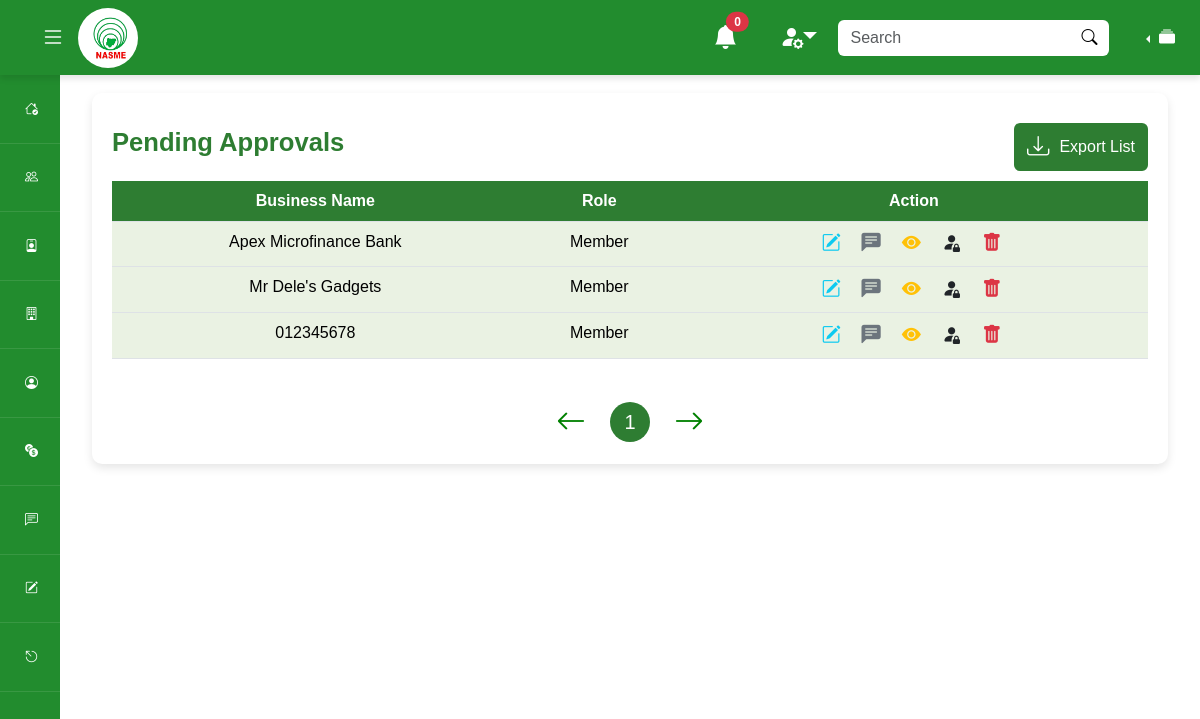
/testadmin/pending-approvals/ (signed in), run on an earlier commit of the app's database.
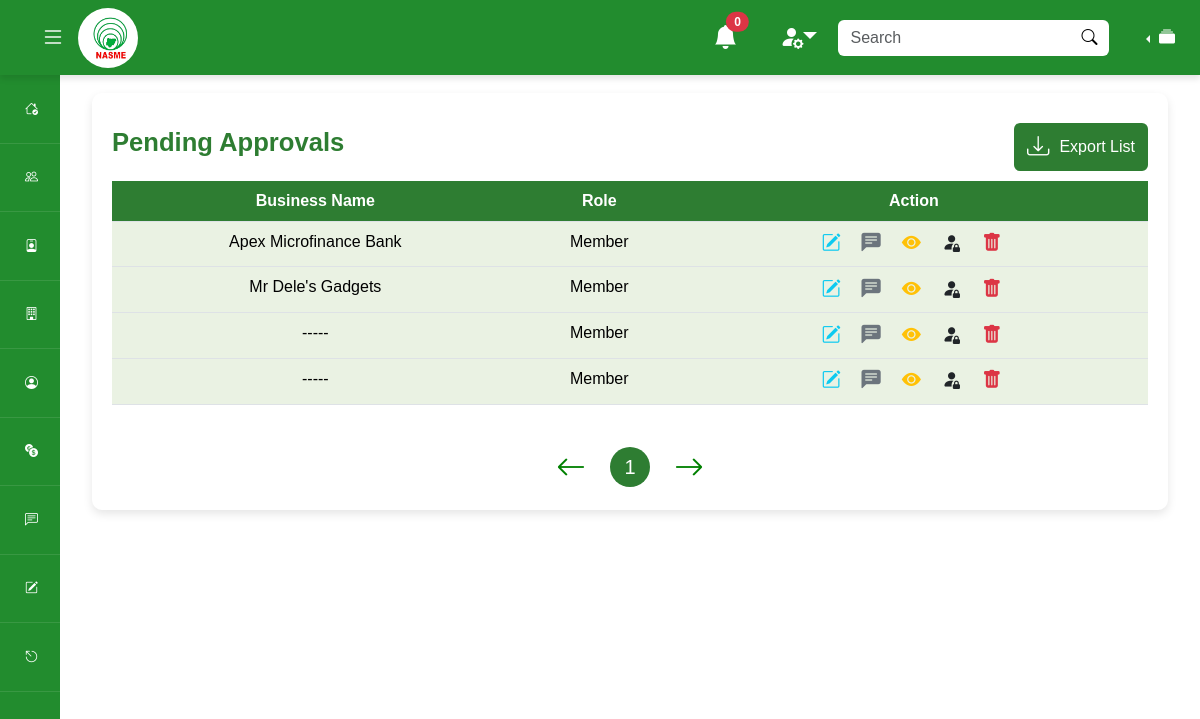
And on a later commit of the database.
### mainapp/models.py (models this page shows, shortened)
class User(AbstractUser):
    profile_pic = models.ImageField(upload_to='profile_pics/', blank=True, null=True)
    phone_num = models.CharField(null=True, max_length=20, validators=[validators.MinLengthValidator(10)])
    dob = models.DateField(auto_now=False, auto_now_add=False, null=True)
    has_filled_profile = models.BooleanField(default=False)
    last_updated = models.DateTimeField(auto_now=True)
    created_at = models.DateTimeField(auto_now_add=True)
    random_id = models.CharField(max_length=24, null=True)
    suspend_message = models.CharField(max_length=500, null=True)
    is_suspended = models.BooleanField(default=False)

class Business(models.Model):
    owner = models.OneToOneField(User, on_delete=models.CASCADE,)
    unit = models.OneToOneField(Unit, on_delete=models.CASCADE, null=True, blank=True)
    name = models.CharField(max_length=200)
    address  = models.CharField(max_length=100)
    about = models.TextField()
    services = models.CharField(max_length=500, help_text='Add services seperated by comma "," ')
    phone_num = models.CharField(max_length=20, null=True)
    email = models.EmailField(max_length=254, null=True)
    class Meta:
        verbose_name = ('Business')
        verbose_name_plural = ('Businesses')

### adminapp/views.py (the view)
# urls.py: path('pending-approvals/', views.pending_approvals, name='pending-approvals'),
def pending_approvals(request):
    if request.user.is_authenticated == False and request.user.is_staff == False:
        return redirect('admin-login')
    users = User.objects.filter(is_active = False)
    users = users.filter(is_suspended = False)
    businesses = Business.objects.all()
    context = {
        'users' : users,
        'businesses' : businesses,
    }
    return render(request, 'adminapp/pending-approvals.html', context)

### adminapp/context_processor.py (called while the page is built)
def global_resources(request):
    all_units = Unit.objects.all()
    context = {
        'units': all_units
    }
    return context

### templates/adminapp/pending-approvals.html (shortened to what this page needs)
{% extends 'partials/base.html' %} {% load static %} {% block styles %}
<link rel="stylesheet" href="{% static 'css/styles.css' %}" />
{% endblock styles %} {% block content %}
<div class="container my-5">
  <div class="row justify-content-center align-items-center">
    <div class="col-lg-12">
      <div class="table-container">
        <div class="table-actions">
          <h2>Pending Approvals</h2>
          <div class="d-flex justify-content-center align-items-center gap-3">
            <button class="btn btn-custom">
              <i class="bi bi-download icon icon-btn"></i>
              <span>Export List</span>
            </button>
          </div>
        </div>
        <div class="table-responsive-xxl">
          <table class="table table-hover">
            <thead>
              <tr>
                <th class="text-center">Business Name</th>
                <th class="text-center">Role</th>
                <th class="text-center">Action</th>
              </tr>
            </thead>
            <tbody>
              {% for user in users %}
              <tr>
                <td class="text-center">
                  {% if not user.is_staff %}
                      {% if user.business %}
                          {{user.business.name}}
                      {% else %}
                          {{user.username}}
                      {% endif %}
                  {% else %}
                      {{user.username}}
                  {% endif %}</td>
                <td class="text-center">{% if user.is_staff == False %}Member{% else %}Admin{% endif %}</td>
                <td class="action-icons">
                  <div class="action-icons-container d-flex justify-content-center align-items-center">
                    <a href="#" class="text-info"
                      ><i class="bi bi-pencil-square"></i
                    ></a>
                    <a href="#" class="text-secondary"
                      ><i class="bi bi-chat-left-text-fill"></i
                    ></a>
                    <a href="#" class="text-warning"
                      ><i class="bi bi-eye-fill"></i
                    ></a>
                    <a href="#" class="text-dark"
                      ><i class="bi bi-person-fill-lock"></i
                    ></a>
                    <a href="#" class="text-danger"
                      ><i class="bi bi-trash-fill"></i
                    ></a>
                  </div>
                </td>
              </tr>
              {% endfor %}
            </tbody>
          </table>
        </div>
        <div
          class="d-flex justify-content-center gap-4 align-items-center mt-4"
        >
          <i class="bi bi-arrow-left pagination-arrow"></i>
          <div>
            <button class="btn-pagination">1</button>
          </div>
          <i class="bi bi-arrow-right pagination-arrow"></i>
        </div>
      </div>
    </div>
  </div>
</div>
{% endblock content %}

What changed in the data, as far as the page shows it:
removed User: username "012345678", is_staff "Member"
added User: business.name "-----", is_staff "Member"
added User: business.name "-----", is_staff "Member"
